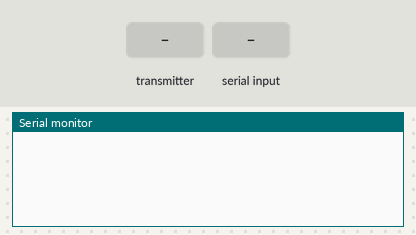
Bench run of a program on a simulated ESP32. On the bench: the last lines printed to the serial monitor. The test bench sets the inputs (shaded band).

Above: at 1.2 s.
1.3 s: the transmitter starts sending moisture = 0
At 1.62 s:
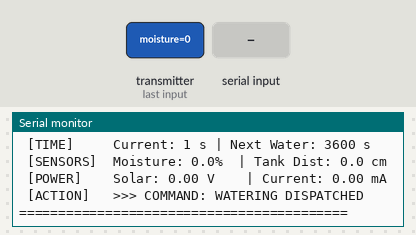
2.8 s: the transmitter starts sending tankDist = 50
4.8 s: "s90\n" received over Serial
At 5.13 s:
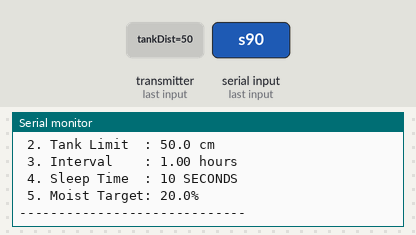
6.3 s: the transmitter starts sending moisture = 25
8.3 s: "w,45\n" received over Serial
At 8.62 s:
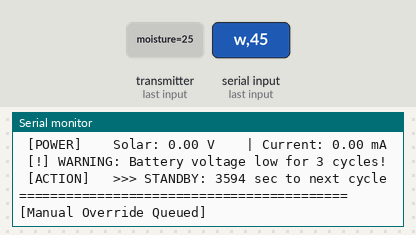
9.8 s: "m90\n" received over Serial
At 10.12 s:
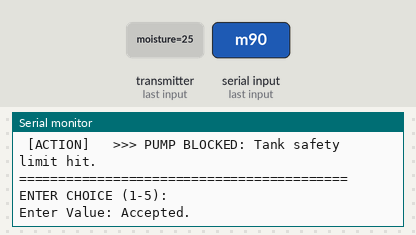
Timing chart, 0 to 12.3 s (numbered marks = the images above; inputs shaded):
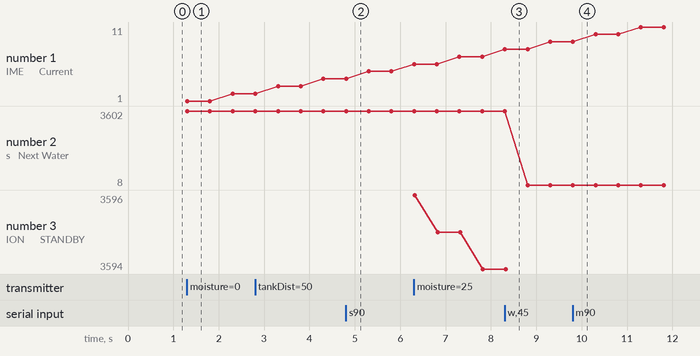

The program:

main.cpp
```cpp
#include <Arduino.h>
#include <esp_now.h>
#include <WiFi.h>

uint8_t receiverAddr[] = {0xA4, 0xF0, 0x0F, 0x8E, 0x8F, 0x14};

typedef struct struct_message {
    float moisture;
    float tankDist;
    float solarVolts;
    float solarAmps;
    char pumpStatus[40];
    bool commandWater;
    int pumpDurationSec;
    float tankLimitCm;
    long waterIntervalMs;
    int sleepTimeMin;     // Note: We keep the struct name 'Min' for compatibility,
                          // but we will treat the VALUE as Seconds.
    float moistThreshold;
} struct_message;

struct_message incoming;
struct_message config;

unsigned long nextWaterMillis = 0;
bool inMenu = false;
unsigned long menuStartTime = 0;
int lowBatCounter = 0;

void setup() {
    Serial.begin(115200);
    WiFi.mode(WIFI_STA);
    esp_now_init();

    // --- UPDATED DEFAULTS ---
    config.pumpDurationSec = 12;
    config.tankLimitCm = 50.0;
    config.waterIntervalMs = 3600000;   // 1 Hour default
    config.sleepTimeMin = 10;            // 10 SECONDS default
    config.moistThreshold = 20.0;

    nextWaterMillis = millis() + config.waterIntervalMs;

    esp_now_register_recv_cb(esp_now_recv_cb_t([](const uint8_t *mac, const uint8_t *data, int len) {
        memcpy(&incoming, data, sizeof(incoming));

        Serial.println("\n==========================================");
        Serial.println("      FIELD RECEIVER CHECK-IN REPORT      ");
        Serial.println("==========================================");
        Serial.printf(" [TIME]     Current: %lu s | Next Water: %lu s\n", millis()/1000, nextWaterMillis/1000);
        Serial.printf(" [SENSORS]  Moisture: %.1f%%  | Tank Dist: %.1f cm\n", incoming.moisture, incoming.tankDist);
        Serial.printf(" [POWER]    Solar: %.2f V    | Current: %.2f mA\n", incoming.solarVolts, incoming.solarAmps);

        // Battery Health Warning
        if (incoming.solarVolts < 3.7) lowBatCounter++;
        else lowBatCounter = 0;
        if (lowBatCounter >= 3) Serial.println(" [!] WARNING: Battery voltage low for 3 cycles!");

        // Trigger Logic
        bool timerTrigger = (millis() >= nextWaterMillis);
        bool moistureTrigger = (incoming.moisture < config.moistThreshold);

        if (timerTrigger || moistureTrigger) {
            if (incoming.tankDist < config.tankLimitCm) {
                config.commandWater = true;
                nextWaterMillis = millis() + config.waterIntervalMs;
                Serial.println(" [ACTION]   >>> COMMAND: WATERING DISPATCHED");
            } else {
                config.commandWater = false;
                Serial.println(" [ACTION]   >>> PUMP BLOCKED: Tank safety limit hit.");
            }
        } else {
            config.commandWater = false;
            Serial.printf(" [ACTION]   >>> STANDBY: %ld sec to next cycle\n", (nextWaterMillis - millis())/1000);
        }

        esp_now_send(receiverAddr, (uint8_t *) &config, sizeof(config));
        Serial.println("==========================================\n");
    }));

    esp_now_peer_info_t peerInfo = {};
    memcpy(peerInfo.peer_addr, receiverAddr, 6);
    esp_now_add_peer(&peerInfo);
}

void showSettings() {
    Serial.println("\n--- CURRENT CONFIGURATION ---");
    Serial.printf(" 1. Pump Time   : %d sec\n", config.pumpDurationSec);
    Serial.printf(" 2. Tank Limit  : %.1f cm\n", config.tankLimitCm);
    Serial.printf(" 3. Interval    : %.2f hours\n", (float)config.waterIntervalMs / 3600000.0);
    Serial.printf(" 4. Sleep Time  : %d SECONDS\n", config.sleepTimeMin);
    Serial.printf(" 5. Moist Target: %.1f%%\n", config.moistThreshold);
    Serial.println("-----------------------------");
}

void loop() {
    if (inMenu && (millis() - menuStartTime > 30000)) { inMenu = false; Serial.println("\n[Menu Timeout]"); }

    if (Serial.available()) {
        char c = Serial.read();
        if (!inMenu) {
            if (c == 's') showSettings();
            if (c == 'w') { nextWaterMillis = millis(); Serial.println("\n[Manual Override Queued]"); }
            if (c == 'm') {
                if ((nextWaterMillis - millis()) < 60000 && (nextWaterMillis - millis()) > 0) {
                    Serial.println("\n[!] Lockout: Active watering starts in < 1 min.");
                } else {
                    inMenu = true;
                    menuStartTime = millis();
                    Serial.println("\nENTER CHOICE (1-5): ");
                }
            }
        } else {
            int choice = String(c).toInt();
            Serial.print("Enter Value: ");
            while(!Serial.available()) { if(millis()-menuStartTime > 30000) return; }
            float val = Serial.parseFloat();

            if (choice == 3) { // Interval validation (val is in Hours)
                if ((val * 3600) < config.sleepTimeMin) {
                    Serial.printf("\n[!] Error: Interval (%.0f s) cannot be smaller than Sleep (%d s)!\n", val*3600, config.sleepTimeMin);
                } else {
                    config.waterIntervalMs = (long)(val * 3600000);
                    nextWaterMillis = millis() + config.waterIntervalMs;
                    Serial.println("Accepted.");
                }
            }
            else if (choice == 4) { // Sleep validation (val is in Seconds)
                if (val > (float)config.waterIntervalMs / 1000.0) {
                    Serial.println("\n[!] Error: Sleep Time cannot be longer than Watering Interval!");
                } else {
                    config.sleepTimeMin = (int)val;
                    Serial.println("Accepted.");
                }
            }
            else {
                if (choice == 1) config.pumpDurationSec = (int)val;
                if (choice == 2) config.tankLimitCm = val;
                if (choice == 5) config.moistThreshold = val;
                Serial.println("Accepted.");
            }
            inMenu = false;
        }
    }
}
```

Measured:
- after the input at 1.3 s, the serial monitor: prints a new line at once (image 1)
- after the input at 4.8 s, the serial monitor: prints a new line at once (image 2)
- after the input at 8.3 s, the serial monitor: prints a new line at once (image 3)
- after the input at 9.8 s, the serial monitor: prints a new line at once (image 4)
